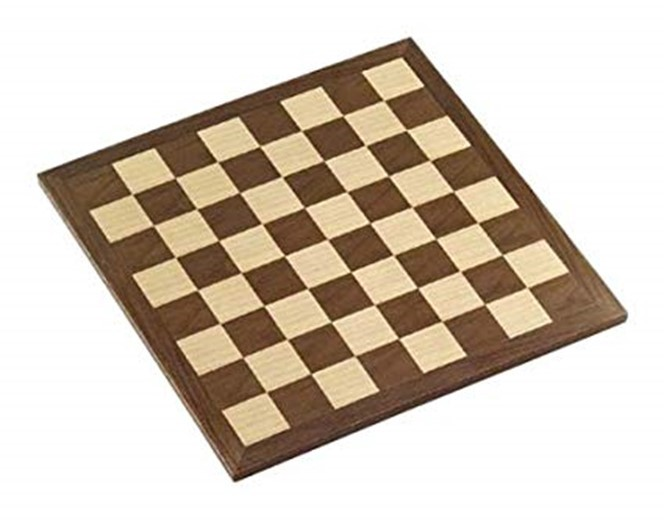
#> input picture HW/DSI206/week06/chess_board.jpg, 664 x 520 px
$ python Test_main.py
#> lines starting #> are read from the running program, lines starting #| are printed output that depends on the picture
#> further down, img is the input picture: shape (520, 664, 3); mean R, G, B 210.5, 199, 185.7
import matplotlib.pyplot as plt
import numpy as np


def rgb2gray(rgb):
    """
    Convert image from RGB into grayscale
    Input:  rgb = RGB image
    Output: grayscale image
    """
    r, g, b = rgb[:,:,0], rgb[:,:,1], rgb[:,:,2]
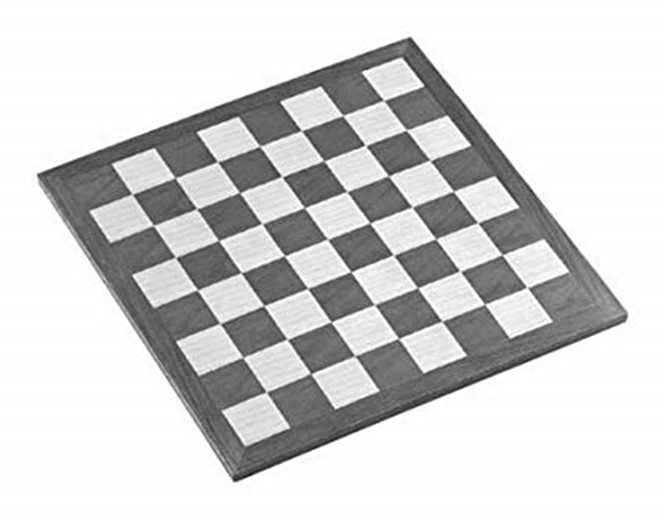
#> r: shape (520, 664) float64; min 0.0588, max 1, mean 0.826
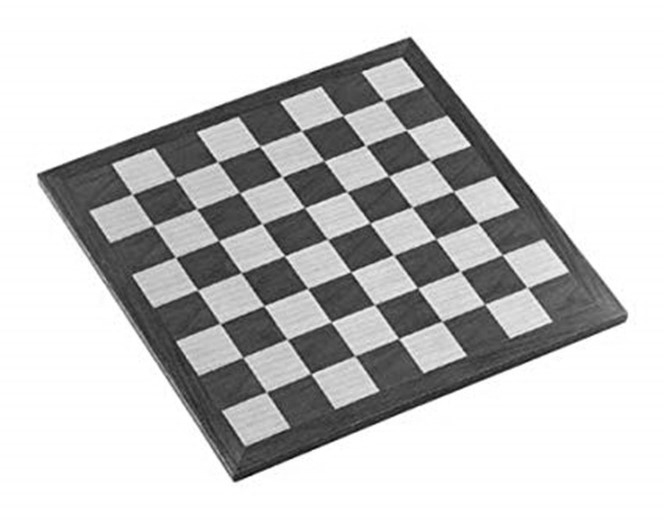
#> g: shape (520, 664) float64; min 0.0157, max 1, mean 0.78
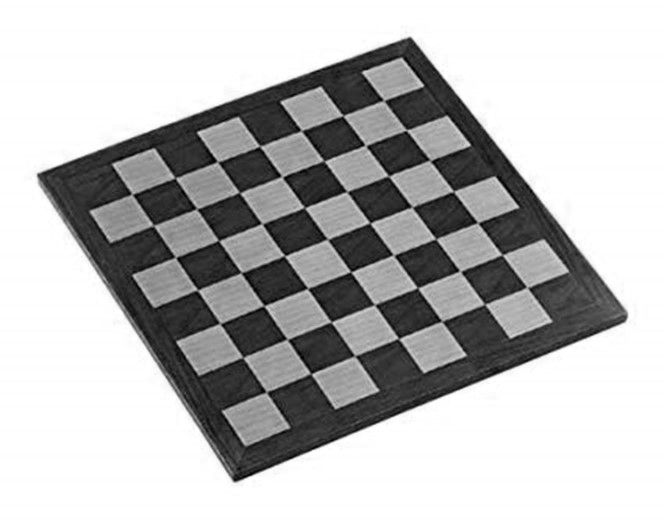
#> b: shape (520, 664) float64; min 0, max 1, mean 0.728
    gray = 0.2989 * r + 0.5870 * g + 0.1140 * b
    return gray

def partial_derivative(gray_image):
    """
    Find partial derivative using [-1 0 1] and [-1 0 1]T as x-derivative and y-derivate respectively.
    Input:  gray_image = grayscale image
    Output  Ix = x-derivative of image
            Iy = y-derivative of image
    """
    padded_gray_image = np.pad(gray_image, 1, mode='edge')
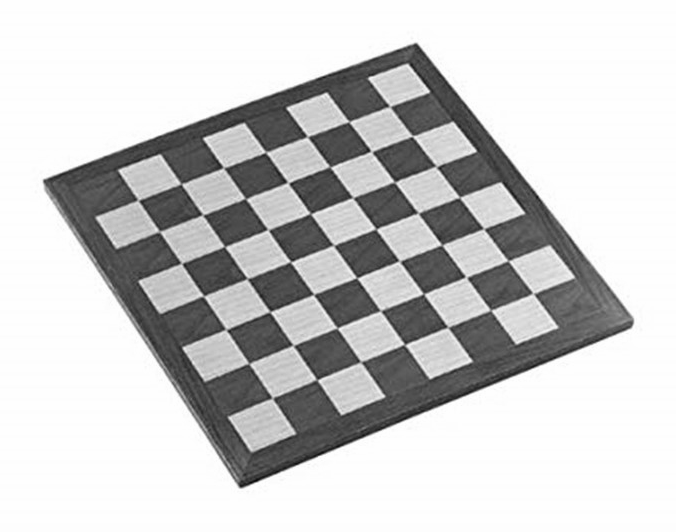
#> padded_gray_image: shape (532, 676) float64; min 0.0268, max 1, mean 0.796
    Iy = padded_gray_image[2:, 1:-1] - padded_gray_image[:-2, 1:-1]
    Ix = padded_gray_image[1:-1, 2:] - padded_gray_image[1:-1, :-2]
    return Ix, Iy

def findCorners(image, window_size, k=0.04):
    """
    Compute the Harris Corner Detector score
    Input:  image = grayscale image
            window_size = the size (side length) of the sliding window (must be odd value)
            k = Harris corner constant. Usually 0.04 - 0.06
    Output: the Harris Corner Detector score of every pixel as the 2D numpy array
    :return:
    """
    # find second moment
    padded_size = window_size//2
    padded_image = np.pad(image, padded_size, 'edge')
    Ix, Iy = partial_derivative(padded_image)
    Ixx = Ix**2
    Ixy = Iy*Ix
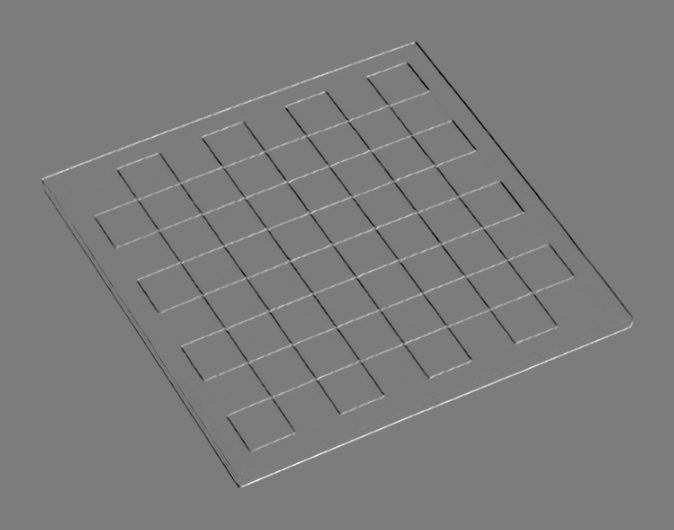
#> Ixy: shape (530, 674) float64; min -0.275, max 0.29, mean -0.000379; drawn with min black and max white
    Iyy = Iy**2
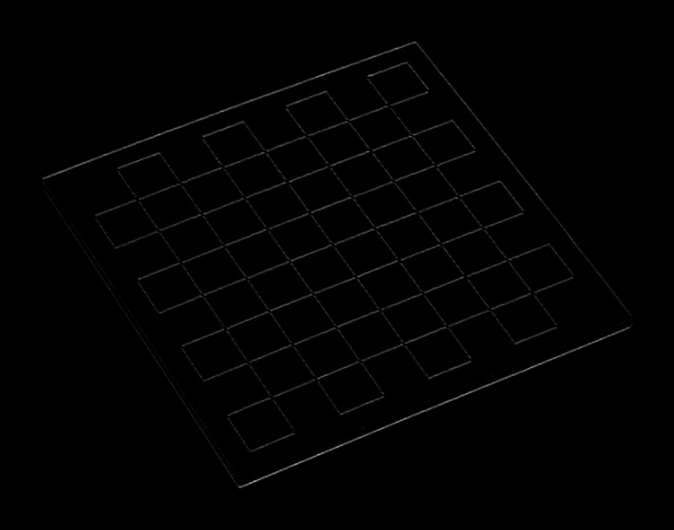
#> Iyy: shape (530, 674) float64; min 0, max 0.646, mean 0.00699

    height, width = image.shape
#> height = 520; width = 664
#> `output = findCorners(gray_img, window_size, k)`: output: shape (520, 664) float64; every value is 0
    output = np.zeros(image.shape)
    # Hint: Loop through every pixel in the image and compute score of being corner

    return output

def nms(output, window_size):
    """
    Perform non-maximum suppression to find the coordinates of the corners
    Input:  output = the Harris Corner Detector score of every pixel as the 2D numpy array
            window_size = the size (side length) of the sliding window (must be odd value)
    Output: coordinates of the corner points
    """
#> called with window_size = 11
    threshold = 0.01*output.max()
#> threshold = 0
    height, width = output.shape
#> height = 520; width = 664
    corners = np.zeros(output.shape, dtype='bool')
    padded_size = window_size//2
    padded_output = np.pad(output, padded_size, 'edge')
#> padded_output: shape (530, 674) float64; every value is 0
    for y in range(height):
        for x in range(width):
            #Calculate sum of squares
            window = padded_output[y:y+window_size, x:x+window_size]

            if output[y,x] > threshold and output[y,x] == window.max():
                corners[y,x] = 1 # maxmimum value
                print(window, output[y,x])
#> corners: shape (520, 664) bool; every value is 0
    return np.where(corners)

if __name__ == "__main__":
    img = plt.imread('chess_board.jpg')
    img = img / 255.

    window_size = 11
    k = 0.04

    gray_img = rgb2gray(img)
    output = findCorners(gray_img, window_size, k)

    corners_points = nms(output, window_size)
#> corners_points = (empty array, empty array)

    plt.figure()
    plt.subplot(1,3,1)
    plt.imshow(img, cmap='gray')
    plt.title('original image')
    plt.subplot(1,3,2)
    plt.imshow(output)
    plt.title('Harris response')
    plt.subplot(1,3,3)
    plt.imshow(gray_img, cmap='gray')
    plt.scatter(corners_points[1], corners_points[0], s=12, c='r', marker='x')
    plt.title('Corners')
    plt.show()
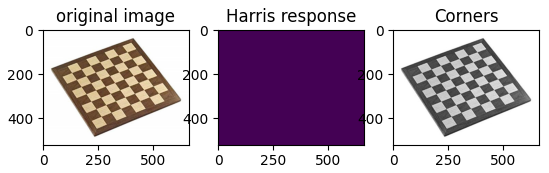
#> figure drawn by matplotlib, 3 panels
